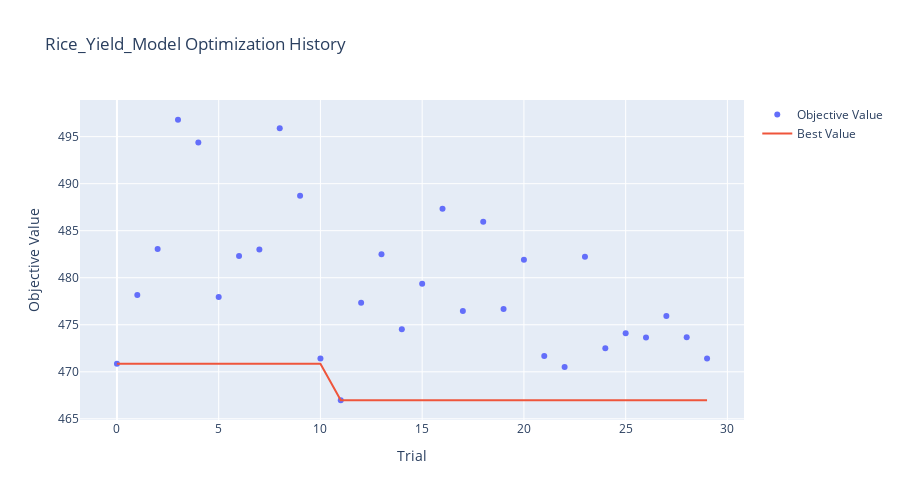
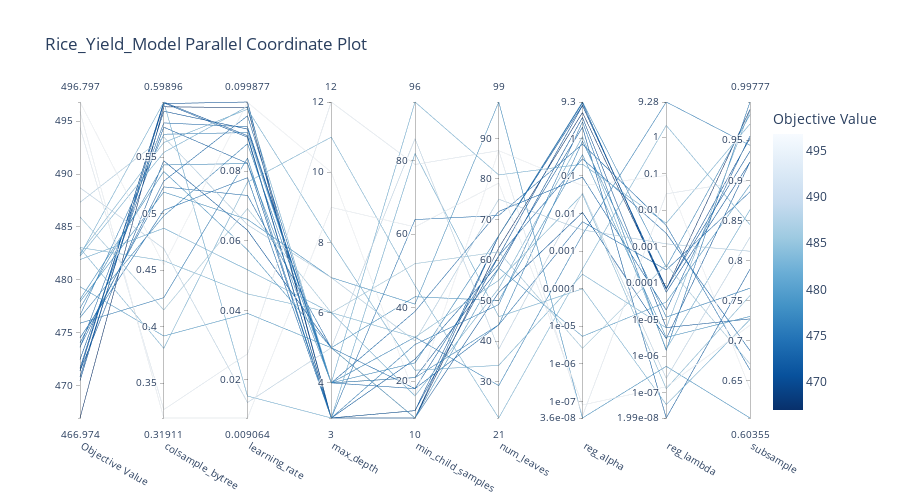
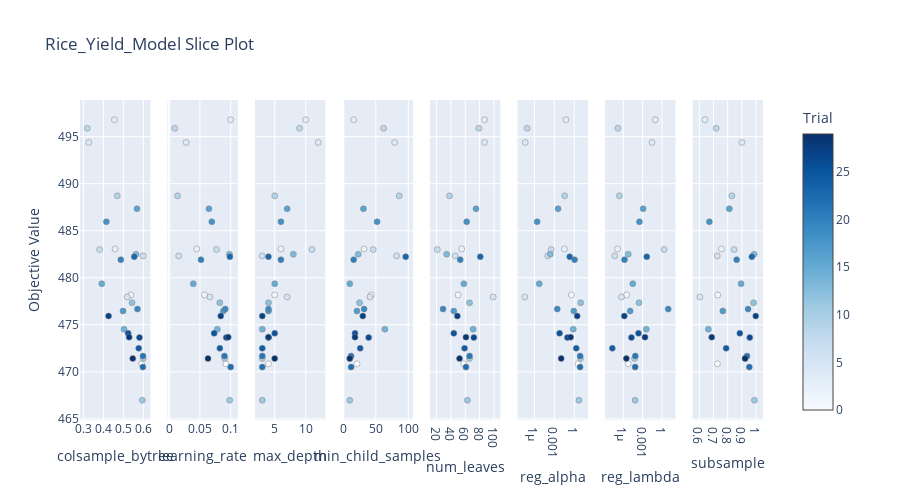
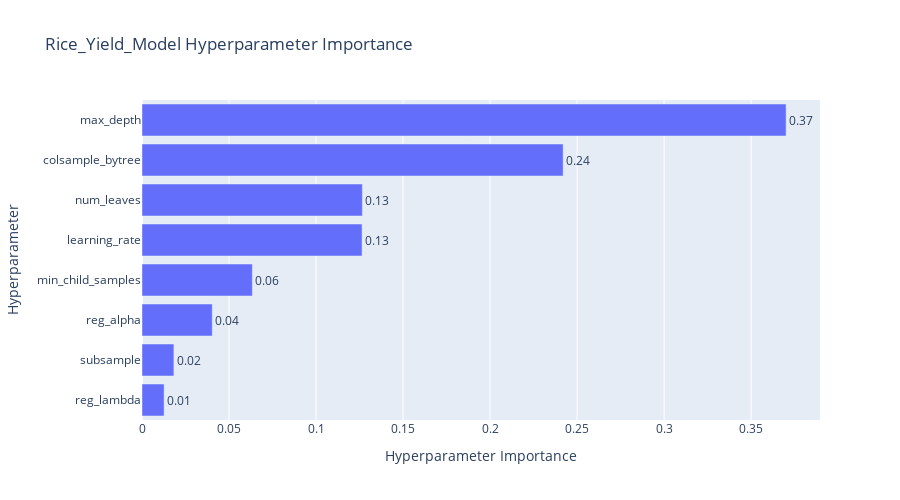

Notebook source saved alongside these figures, in order:
### Markdown cell above
### 6. Optuna Visualization
Visualizing the tuning process to understand parameter importance and convergence.

### Code cell
# --- OPTUNA VISUALIZATIONS ---
name = f"{CHOSEN_CROP.capitalize()}_Yield_Model"

# 1. Optimization History
fig = plot_optimization_history(study)
fig.update_layout(title=f'{name} Optimization History', width=900, height=500)
# fig.write_image(f'optuna_{name}_history.png') # Optional save
fig.show()

# 2. Parallel Coordinate (Hyperparameter Relationships)
fig = plot_parallel_coordinate(study)
fig.update_layout(title=f'{name} Parallel Coordinate Plot', width=900, height=500)
# fig.write_image(f'optuna_{name}_parallel_coordinate.png')
fig.show()

# 3. Slice Plot (Individual Parameter impact)
fig = plot_slice(study)
fig.update_layout(title=f'{name} Slice Plot', width=900, height=500)
# fig.write_image(f'optuna_{name}_slice.png')
fig.show()

# 4. Parameter Importance
try:
    fig = plot_param_importances(study)
    fig.update_layout(title=f'{name} Hyperparameter Importance', width=900, height=500)
    # fig.write_image(f'optuna_{name}_param_importance.png')
    fig.show()
except (ValueError, RuntimeError) as e:
    print(f'Could not plot parameter importance: {e}')

### Figure 1 — Plotly figure (JSON) as saved in the notebook; plotly's stock layout.template omitted (floating-point values rounded to 4 significant figures)
{"data": [{"mode": "markers", "name": "Objective Value", "type": "scatter", "x": [0, 1, 2, 3, 4, 5, 6, 7, 8, 9, 10, 11, 12, 13, 14, 15, 16, 17, 18, 19, 20, 21, 22, 23, 24, 25, 26, 27, 28, 29], "y": [470.9, 478.2, 483.1, 496.8, 494.4, 478.0, 482.3, 483.0, 495.9, 488.7, 471.4, 467.0, 477.3, 482.5, 474.5, 479.4, 487.3, 476.5, 486.0, 476.7, 481.9, 471.7, 470.5, 482.2, 472.5, 474.1, 473.6, 475.9, 473.7, 471.4]}, {"mode": "lines", "name": "Best Value", "type": "scatter", "x": [0, 1, 2, 3, 4, 5, 6, 7, 8, 9, 10, 11, 12, 13, 14, 15, 16, 17, 18, 19, 20, 21, 22, 23, 24, 25, 26, 27, 28, 29], "y": [470.9, 470.9, 470.9, 470.9, 470.9, 470.9, 470.9, 470.9, 470.9, 470.9, 470.9, 467.0, 467.0, 467.0, 467.0, 467.0, 467.0, 467.0, 467.0, 467.0, 467.0, 467.0, 467.0, 467.0, 467.0, 467.0, 467.0, 467.0, 467.0, 467.0]}, {"marker": {"color": "#cccccc"}, "mode": "markers", "name": "Infeasible Trial", "showlegend": false, "type": "scatter", "x": [], "y": []}], "layout": {"height": 500, "title": {"text": "Rice_Yield_Model Optimization History"}, "width": 900, "xaxis": {"title": {"text": "Trial"}}, "yaxis": {"title": {"text": "Objective Value"}}}}

### Figure 2 — Plotly figure (JSON) as saved in the notebook; plotly's stock layout.template omitted (floating-point values rounded to 4 significant figures)
{"data": [{"dimensions": [{"label": "Objective Value", "range": [467.0, 496.8], "values": [470.9, 478.2, 483.1, 496.8, 494.4, 478.0, 482.3, 483.0, 495.9, 488.7, 471.4, 467.0, 477.3, 482.5, 474.5, 479.4, 487.3, 476.5, 486.0, 476.7, 481.9, 471.7, 470.5, 482.2, 472.5, 474.1, 473.6, 475.9, 473.7, 471.4]}, {"label": "colsample_bytree", "range": [0.3191, 0.599], "values": [0.5908, 0.5375, 0.4584, 0.4548, 0.3266, 0.5192, 0.5989, 0.3808, 0.3191, 0.4691, 0.599, 0.5947, 0.5432, 0.5631, 0.5031, 0.3917, 0.5679, 0.4981, 0.4148, 0.5704, 0.4872, 0.5982, 0.5976, 0.5543, 0.5767, 0.5238, 0.5805, 0.4257, 0.5289, 0.5469]}, {"label": "learning_rate", "range": [0.009064, 0.09988], "values": [0.0921, 0.05738, 0.04474, 0.09979, 0.02746, 0.06614, 0.01537, 0.07684, 0.009064, 0.01351, 0.09018, 0.09826, 0.0822, 0.09781, 0.07813, 0.03913, 0.06459, 0.08788, 0.06925, 0.09109, 0.05164, 0.08976, 0.09988, 0.09857, 0.08226, 0.07302, 0.09274, 0.08375, 0.09591, 0.06302]}, {"label": "max_depth", "range": [3, 12], "values": [4, 5, 6, 10, 12, 7, 3, 11, 9, 5, 3, 3, 4, 8, 3, 5, 7, 4, 6, 4, 6, 3, 3, 4, 3, 5, 4, 3, 4, 5]}, {"label": "min_child_samples", "range": [10, 96], "values": [21, 43, 32, 16, 79, 41, 82, 46, 62, 86, 10, 10, 25, 23, 64, 10, 31, 21, 52, 32, 16, 12, 12, 96, 26, 18, 39, 30, 18, 10]}, {"label": "num_leaves", "range": [21, 99], "values": [58, 50, 55, 87, 87, 99, 46, 21, 79, 38, 66, 63, 66, 34, 71, 58, 75, 44, 62, 29, 53, 66, 61, 81, 59, 44, 72, 49, 61, 52]}, {"label": "reg_alpha", "range": [-7.444, 0.9683], "ticktext": ["3.6e-08", "1e-07", "1e-06", "1e-05", "0.0001", "0.001", "0.01", "0.1", "1", "9.3"], "tickvals": [-7.444, -7, -6, -5, -4, -3, -2, -1, 0, 0.9683], "values": [0.558, -0.4335, -1.488, -1.259, -7.386, -7.444, -4.003, -3.478, -7.098, -1.453, 0.9443, 0.6879, 0.9683, -3.617, -0.1539, -5.27, -2.436, -0.07349, -5.588, -2.559, 0.04513, 0.8798, 0.873, -0.6878, 0.2976, -2.218, -1.032, 0.4395, -0.5433, -1.972]}, {"label": "reg_lambda", "range": [-7.7, 0.9675], "ticktext": ["1.99e-08", "1e-07", "1e-06", "1e-05", "0.0001", "0.001", "0.01", "0.1", "1", "9.28"], "tickvals": [-7.7, -7, -6, -5, -4, -3, -2, -1, 0, 0.9675], "values": [-5.219, -5.489, -6.895, -1.049, -1.553, -6.283, -7.331, 0.3247, -6.842, -6.611, -4.251, -4.168, -3.567, -5.227, -2.421, -4.521, -2.923, -4.932, -3.494, 0.9675, -5.812, -4.139, -4.164, -2.358, -7.7, -3.638, -4.739, -5.844, -2.634, -5.526]}, {"label": "subsample", "range": [0.6035, 0.9978], "values": [0.7272, 0.7303, 0.7563, 0.6397, 0.9002, 0.6035, 0.7265, 0.8447, 0.7193, 0.8291, 0.9228, 0.9885, 0.9822, 0.987, 0.6636, 0.8944, 0.8116, 0.7655, 0.671, 0.9437, 0.8633, 0.9364, 0.9527, 0.9704, 0.7892, 0.8857, 0.9555, 0.9978, 0.6875, 0.9229]}], "labelangle": 30, "labelside": "bottom", "line": {"color": [470.9, 478.2, 483.1, 496.8, 494.4, 478.0, 482.3, 483.0, 495.9, 488.7, 471.4, 467.0, 477.3, 482.5, 474.5, 479.4, 487.3, 476.5, 486.0, 476.7, 481.9, 471.7, 470.5, 482.2, 472.5, 474.1, 473.6, 475.9, 473.7, 471.4], "colorbar": {"title": {"text": "Objective Value"}}, "colorscale": [[0, "rgb(247,251,255)"], [0.125, "rgb(222,235,247)"], [0.25, "rgb(198,219,239)"], [0.375, "rgb(158,202,225)"], [0.5, "rgb(107,174,214)"], [0.625, "rgb(66,146,198)"], [0.75, "rgb(33,113,181)"], [0.875, "rgb(8,81,156)"], [1, "rgb(8,48,107)"]], "reversescale": true, "showscale": true}, "type": "parcoords"}], "layout": {"height": 500, "title": {"text": "Rice_Yield_Model Parallel Coordinate Plot"}, "width": 900}}

### Figure 3 — Plotly figure (JSON) as saved in the notebook; plotly's stock layout.template omitted (floating-point values rounded to 4 significant figures)
{"data": [{"marker": {"color": [0, 1, 2, 3, 4, 5, 6, 7, 8, 9, 10, 11, 12, 13, 14, 15, 16, 17, 18, 19, 20, 21, 22, 23, 24, 25, 26, 27, 28, 29], "colorbar": {"title": {"text": "Trial"}, "x": 1, "xpad": 40}, "colorscale": [[0, "rgb(247,251,255)"], [0.125, "rgb(222,235,247)"], [0.25, "rgb(198,219,239)"], [0.375, "rgb(158,202,225)"], [0.5, "rgb(107,174,214)"], [0.625, "rgb(66,146,198)"], [0.75, "rgb(33,113,181)"], [0.875, "rgb(8,81,156)"], [1, "rgb(8,48,107)"]], "line": {"color": "Grey", "width": 0.5}, "showscale": true}, "mode": "markers", "name": "Feasible Trial", "showlegend": false, "type": "scatter", "x": [0.5908, 0.5375, 0.4584, 0.4548, 0.3266, 0.5192, 0.5989, 0.3808, 0.3191, 0.4691, 0.599, 0.5947, 0.5432, 0.5631, 0.5031, 0.3917, 0.5679, 0.4981, 0.4148, 0.5704, 0.4872, 0.5982, 0.5976, 0.5543, 0.5767, 0.5238, 0.5805, 0.4257, 0.5289, 0.5469], "xaxis": "x", "y": [470.9, 478.2, 483.1, 496.8, 494.4, 478.0, 482.3, 483.0, 495.9, 488.7, 471.4, 467.0, 477.3, 482.5, 474.5, 479.4, 487.3, 476.5, 486.0, 476.7, 481.9, 471.7, 470.5, 482.2, 472.5, 474.1, 473.6, 475.9, 473.7, 471.4], "yaxis": "y"}, {"marker": {"color": [0, 1, 2, 3, 4, 5, 6, 7, 8, 9, 10, 11, 12, 13, 14, 15, 16, 17, 18, 19, 20, 21, 22, 23, 24, 25, 26, 27, 28, 29], "colorbar": {"title": {"text": "Trial"}, "x": 1, "xpad": 40}, "colorscale": [[0, "rgb(247,251,255)"], [0.125, "rgb(222,235,247)"], [0.25, "rgb(198,219,239)"], [0.375, "rgb(158,202,225)"], [0.5, "rgb(107,174,214)"], [0.625, "rgb(66,146,198)"], [0.75, "rgb(33,113,181)"], [0.875, "rgb(8,81,156)"], [1, "rgb(8,48,107)"]], "line": {"color": "Grey", "width": 0.5}, "showscale": false}, "mode": "markers", "name": "Feasible Trial", "showlegend": false, "type": "scatter", "x": [0.0921, 0.05738, 0.04474, 0.09979, 0.02746, 0.06614, 0.01537, 0.07684, 0.009064, 0.01351, 0.09018, 0.09826, 0.0822, 0.09781, 0.07813, 0.03913, 0.06459, 0.08788, 0.06925, 0.09109, 0.05164, 0.08976, 0.09988, 0.09857, 0.08226, 0.07302, 0.09274, 0.08375, 0.09591, 0.06302], "xaxis": "x2", "y": [470.9, 478.2, 483.1, 496.8, 494.4, 478.0, 482.3, 483.0, 495.9, 488.7, 471.4, 467.0, 477.3, 482.5, 474.5, 479.4, 487.3, 476.5, 486.0, 476.7, 481.9, 471.7, 470.5, 482.2, 472.5, 474.1, 473.6, 475.9, 473.7, 471.4], "yaxis": "y2"}, {"marker": {"color": [0, 1, 2, 3, 4, 5, 6, 7, 8, 9, 10, 11, 12, 13, 14, 15, 16, 17, 18, 19, 20, 21, 22, 23, 24, 25, 26, 27, 28, 29], "colorbar": {"title": {"text": "Trial"}, "x": 1, "xpad": 40}, "colorscale": [[0, "rgb(247,251,255)"], [0.125, "rgb(222,235,247)"], [0.25, "rgb(198,219,239)"], [0.375, "rgb(158,202,225)"], [0.5, "rgb(107,174,214)"], [0.625, "rgb(66,146,198)"], [0.75, "rgb(33,113,181)"], [0.875, "rgb(8,81,156)"], [1, "rgb(8,48,107)"]], "line": {"color": "Grey", "width": 0.5}, "showscale": false}, "mode": "markers", "name": "Feasible Trial", "showlegend": false, "type": "scatter", "x": [4, 5, 6, 10, 12, 7, 3, 11, 9, 5, 3, 3, 4, 8, 3, 5, 7, 4, 6, 4, 6, 3, 3, 4, 3, 5, 4, 3, 4, 5], "xaxis": "x3", "y": [470.9, 478.2, 483.1, 496.8, 494.4, 478.0, 482.3, 483.0, 495.9, 488.7, 471.4, 467.0, 477.3, 482.5, 474.5, 479.4, 487.3, 476.5, 486.0, 476.7, 481.9, 471.7, 470.5, 482.2, 472.5, 474.1, 473.6, 475.9, 473.7, 471.4], "yaxis": "y3"}, {"marker": {"color": [0, 1, 2, 3, 4, 5, 6, 7, 8, 9, 10, 11, 12, 13, 14, 15, 16, 17, 18, 19, 20, 21, 22, 23, 24, 25, 26, 27, 28, 29], "colorbar": {"title": {"text": "Trial"}, "x": 1, "xpad": 40}, "colorscale": [[0, "rgb(247,251,255)"], [0.125, "rgb(222,235,247)"], [0.25, "rgb(198,219,239)"], [0.375, "rgb(158,202,225)"], [0.5, "rgb(107,174,214)"], [0.625, "rgb(66,146,198)"], [0.75, "rgb(33,113,181)"], [0.875, "rgb(8,81,156)"], [1, "rgb(8,48,107)"]], "line": {"color": "Grey", "width": 0.5}, "showscale": false}, "mode": "markers", "name": "Feasible Trial", "showlegend": false, "type": "scatter", "x": [21, 43, 32, 16, 79, 41, 82, 46, 62, 86, 10, 10, 25, 23, 64, 10, 31, 21, 52, 32, 16, 12, 12, 96, 26, 18, 39, 30, 18, 10], "xaxis": "x4", "y": [470.9, 478.2, 483.1, 496.8, 494.4, 478.0, 482.3, 483.0, 495.9, 488.7, 471.4, 467.0, 477.3, 482.5, 474.5, 479.4, 487.3, 476.5, 486.0, 476.7, 481.9, 471.7, 470.5, 482.2, 472.5, 474.1, 473.6, 475.9, 473.7, 471.4], "yaxis": "y4"}, {"marker": {"color": [0, 1, 2, 3, 4, 5, 6, 7, 8, 9, 10, 11, 12, 13, 14, 15, 16, 17, 18, 19, 20, 21, 22, 23, 24, 25, 26, 27, 28, 29], "colorbar": {"title": {"text": "Trial"}, "x": 1, "xpad": 40}, "colorscale": [[0, "rgb(247,251,255)"], [0.125, "rgb(222,235,247)"], [0.25, "rgb(198,219,239)"], [0.375, "rgb(158,202,225)"], [0.5, "rgb(107,174,214)"], [0.625, "rgb(66,146,198)"], [0.75, "rgb(33,113,181)"], [0.875, "rgb(8,81,156)"], [1, "rgb(8,48,107)"]], "line": {"color": "Grey", "width": 0.5}, "showscale": false}, "mode": "markers", "name": "Feasible Trial", "showlegend": false, "type": "scatter", "x": [58, 50, 55, 87, 87, 99, 46, 21, 79, 38, 66, 63, 66, 34, 71, 58, 75, 44, 62, 29, 53, 66, 61, 81, 59, 44, 72, 49, 61, 52], "xaxis": "x5", "y": [470.9, 478.2, 483.1, 496.8, 494.4, 478.0, 482.3, 483.0, 495.9, 488.7, 471.4, 467.0, 477.3, 482.5, 474.5, 479.4, 487.3, 476.5, 486.0, 476.7, 481.9, 471.7, 470.5, 482.2, 472.5, 474.1, 473.6, 475.9, 473.7, 471.4], "yaxis": "y5"}, {"marker": {"color": [0, 1, 2, 3, 4, 5, 6, 7, 8, 9, 10, 11, 12, 13, 14, 15, 16, 17, 18, 19, 20, 21, 22, 23, 24, 25, 26, 27, 28, 29], "colorbar": {"title": {"text": "Trial"}, "x": 1, "xpad": 40}, "colorscale": [[0, "rgb(247,251,255)"], [0.125, "rgb(222,235,247)"], [0.25, "rgb(198,219,239)"], [0.375, "rgb(158,202,225)"], [0.5, "rgb(107,174,214)"], [0.625, "rgb(66,146,198)"], [0.75, "rgb(33,113,181)"], [0.875, "rgb(8,81,156)"], [1, "rgb(8,48,107)"]], "line": {"color": "Grey", "width": 0.5}, "showscale": false}, "mode": "markers", "name": "Feasible Trial", "showlegend": false, "type": "scatter", "x": [3.614, 0.3685, 0.03252, 0.05507, 4.108e-08, 3.598e-08, 9.923e-05, 0.0003325, 7.988e-08, 0.03522, 8.797, 4.874, 9.297, 0.0002415, 0.7016, 5.371e-06, 0.003661, 0.8443, 2.58e-06, 0.002757, 1.11, 7.583, 7.465, 0.2052, 1.984, 0.006049, 0.09287, 2.751, 0.2862, 0.01067], "xaxis": "x6", "y": [470.9, 478.2, 483.1, 496.8, 494.4, 478.0, 482.3, 483.0, 495.9, 488.7, 471.4, 467.0, 477.3, 482.5, 474.5, 479.4, 487.3, 476.5, 486.0, 476.7, 481.9, 471.7, 470.5, 482.2, 472.5, 474.1, 473.6, 475.9, 473.7, 471.4], "yaxis": "y6"}, {"marker": {"color": [0, 1, 2, 3, 4, 5, 6, 7, 8, 9, 10, 11, 12, 13, 14, 15, 16, 17, 18, 19, 20, 21, 22, 23, 24, 25, 26, 27, 28, 29], "colorbar": {"title": {"text": "Trial"}, "x": 1, "xpad": 40}, "colorscale": [[0, "rgb(247,251,255)"], [0.125, "rgb(222,235,247)"], [0.25, "rgb(198,219,239)"], [0.375, "rgb(158,202,225)"], [0.5, "rgb(107,174,214)"], [0.625, "rgb(66,146,198)"], [0.75, "rgb(33,113,181)"], [0.875, "rgb(8,81,156)"], [1, "rgb(8,48,107)"]], "line": {"color": "Grey", "width": 0.5}, "showscale": false}, "mode": "markers", "name": "Feasible Trial", "showlegend": false, "type": "scatter", "x": [6.036e-06, 3.242e-06, 1.274e-07, 0.08924, 0.028, 5.21e-07, 4.664e-08, 2.112, 1.439e-07, 2.452e-07, 5.614e-05, 6.784e-05, 0.0002707, 5.923e-06, 0.003795, 3.016e-05, 0.001193, 1.17e-05, 0.0003205, 9.278, 1.543e-06, 7.263e-05, 6.856e-05, 0.00438, 1.995e-08, 0.0002302, 1.824e-05, 1.433e-06, 0.002325, 2.979e-06], "xaxis": "x7", "y": [470.9, 478.2, 483.1, 496.8, 494.4, 478.0, 482.3, 483.0, 495.9, 488.7, 471.4, 467.0, 477.3, 482.5, 474.5, 479.4, 487.3, 476.5, 486.0, 476.7, 481.9, 471.7, 470.5, 482.2, 472.5, 474.1, 473.6, 475.9, 473.7, 471.4], "yaxis": "y7"}, {"marker": {"color": [0, 1, 2, 3, 4, 5, 6, 7, 8, 9, 10, 11, 12, 13, 14, 15, 16, 17, 18, 19, 20, 21, 22, 23, 24, 25, 26, 27, 28, 29], "colorbar": {"title": {"text": "Trial"}, "x": 1, "xpad": 40}, "colorscale": [[0, "rgb(247,251,255)"], [0.125, "rgb(222,235,247)"], [0.25, "rgb(198,219,239)"], [0.375, "rgb(158,202,225)"], [0.5, "rgb(107,174,214)"], [0.625, "rgb(66,146,198)"], [0.75, "rgb(33,113,181)"], [0.875, "rgb(8,81,156)"], [1, "rgb(8,48,107)"]], "line": {"color": "Grey", "width": 0.5}, "showscale": false}, "mode": "markers", "name": "Feasible Trial", "showlegend": false, "type": "scatter", "x": [0.7272, 0.7303, 0.7563, 0.6397, 0.9002, 0.6035, 0.7265, 0.8447, 0.7193, 0.8291, 0.9228, 0.9885, 0.9822, 0.987, 0.6636, 0.8944, 0.8116, 0.7655, 0.671, 0.9437, 0.8633, 0.9364, 0.9527, 0.9704, 0.7892, 0.8857, 0.9555, 0.9978, 0.6875, 0.9229], "xaxis": "x8", "y": [470.9, 478.2, 483.1, 496.8, 494.4, 478.0, 482.3, 483.0, 495.9, 488.7, 471.4, 467.0, 477.3, 482.5, 474.5, 479.4, 487.3, 476.5, 486.0, 476.7, 481.9, 471.7, 470.5, 482.2, 472.5, 474.1, 473.6, 475.9, 473.7, 471.4], "yaxis": "y8"}], "layout": {"height": 500, "title": {"text": "Rice_Yield_Model Slice Plot"}, "width": 900, "xaxis": {"anchor": "y", "domain": [0, 0.1031], "title": {"text": "colsample_bytree"}}, "xaxis2": {"anchor": "y2", "domain": [0.1281, 0.2312], "title": {"text": "learning_rate"}}, "xaxis3": {"anchor": "y3", "domain": [0.2562, 0.3594], "title": {"text": "max_depth"}}, "xaxis4": {"anchor": "y4", "domain": [0.3844, 0.4875], "title": {"text": "min_child_samples"}}, "xaxis5": {"anchor": "y5", "domain": [0.5125, 0.6156], "title": {"text": "num_leaves"}}, "xaxis6": {"anchor": "y6", "domain": [0.6406, 0.7438], "title": {"text": "reg_alpha"}, "type": "log"}, "xaxis7": {"anchor": "y7", "domain": [0.7688, 0.8719], "title": {"text": "reg_lambda"}, "type": "log"}, "xaxis8": {"anchor": "y8", "domain": [0.8969, 1], "title": {"text": "subsample"}}, "yaxis": {"anchor": "x", "domain": [0, 1], "title": {"text": "Objective Value"}}, "yaxis2": {"anchor": "x2", "domain": [0, 1], "matches": "y", "showticklabels": false}, "yaxis3": {"anchor": "x3", "domain": [0, 1], "matches": "y", "showticklabels": false}, "yaxis4": {"anchor": "x4", "domain": [0, 1], "matches": "y", "showticklabels": false}, "yaxis5": {"anchor": "x5", "domain": [0, 1], "matches": "y", "showticklabels": false}, "yaxis6": {"anchor": "x6", "domain": [0, 1], "matches": "y", "showticklabels": false}, "yaxis7": {"anchor": "x7", "domain": [0, 1], "matches": "y", "showticklabels": false}, "yaxis8": {"anchor": "x8", "domain": [0, 1], "matches": "y", "showticklabels": false}}}

### Figure 4 — Plotly figure (JSON) as saved in the notebook; plotly's stock layout.template omitted (floating-point values rounded to 4 significant figures)
{"data": [{"cliponaxis": false, "hovertemplate": ["reg_lambda (FloatDistribution): 0.012709110380611219<extra></extra>", "subsample (FloatDistribution): 0.01832735148442863<extra></extra>", "reg_alpha (FloatDistribution): 0.04036897123121557<extra></extra>", "min_child_samples (IntDistribution): 0.06339601477733618<extra></extra>", "learning_rate (FloatDistribution): 0.1264626456659699<extra></extra>", "num_leaves (IntDistribution): 0.12662445966784097<extra></extra>", "colsample_bytree (FloatDistribution): 0.24200250085790673<extra></extra>", "max_depth (IntDistribution): 0.37010894593469085<extra></extra>"], "name": "Objective Value", "orientation": "h", "text": ["0.01", "0.02", "0.04", "0.06", "0.13", "0.13", "0.24", "0.37"], "textposition": "outside", "type": "bar", "x": [0.01271, 0.01833, 0.04037, 0.0634, 0.1265, 0.1266, 0.242, 0.3701], "y": ["reg_lambda", "subsample", "reg_alpha", "min_child_samples", "learning_rate", "num_leaves", "colsample_bytree", "max_depth"]}], "layout": {"height": 500, "title": {"text": "Rice_Yield_Model Hyperparameter Importance"}, "width": 900, "xaxis": {"title": {"text": "Hyperparameter Importance"}}, "yaxis": {"title": {"text": "Hyperparameter"}}}}
